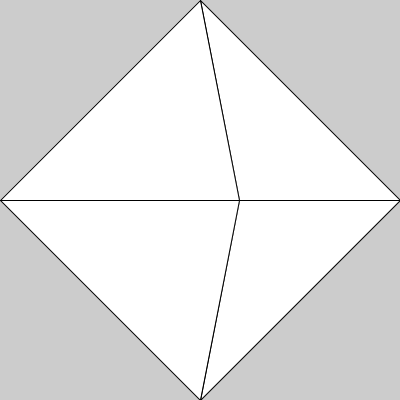
Frame 1 (no input)
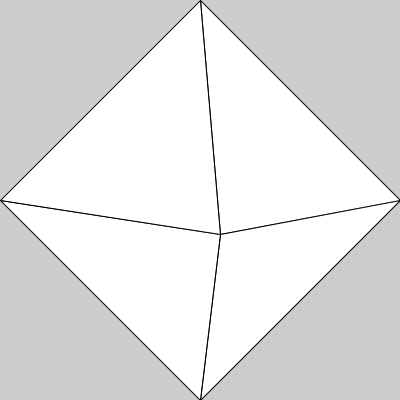
Frame 60 (the mouse pressed at the canvas centre just before this capture)
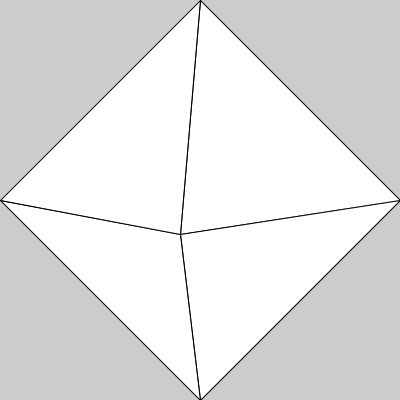
Frame 120 (the mouse held since frame 60 and released just before this capture)

The Processing sketch that drew these frames (run headless with seeded random() and noise(); from frame 60 on, the mouse is pressed at the canvas centre):

// Processing sketch: sk_func_shape
// ── sk_func_shape.pde
int iRot = 0;

void setup()
{
  size( 400, 400 );
  frameRate( 60 );
}

void draw()
{
  background( 204 );
  
  iRot++;
  if( iRot > 360 )
  {
    iRot = 0;
  }
  
  drawShape();
}

void drawShape()
{
  beginShape( TRIANGLE_FAN );
  vertex( 200 + 40 * cos( radians( iRot ) ), 200 + 40 * sin( radians( iRot ) ) );
  vertex( 200, 0 );
  vertex( 400, 200 );
  vertex( 200, 400 );
  vertex( 0, 200 );
  vertex( 200, 0 );
  endShape( CLOSE );
}
